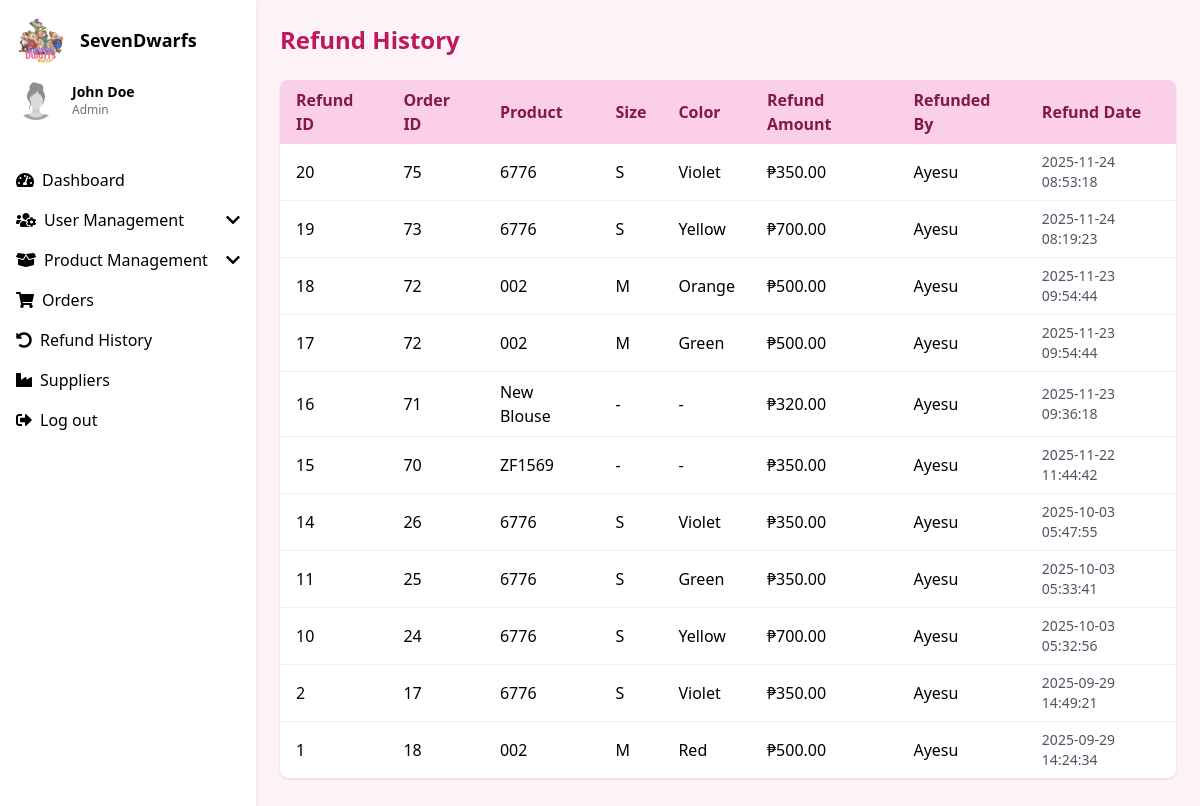
The app's page /refund_history.php (signed in), older data.
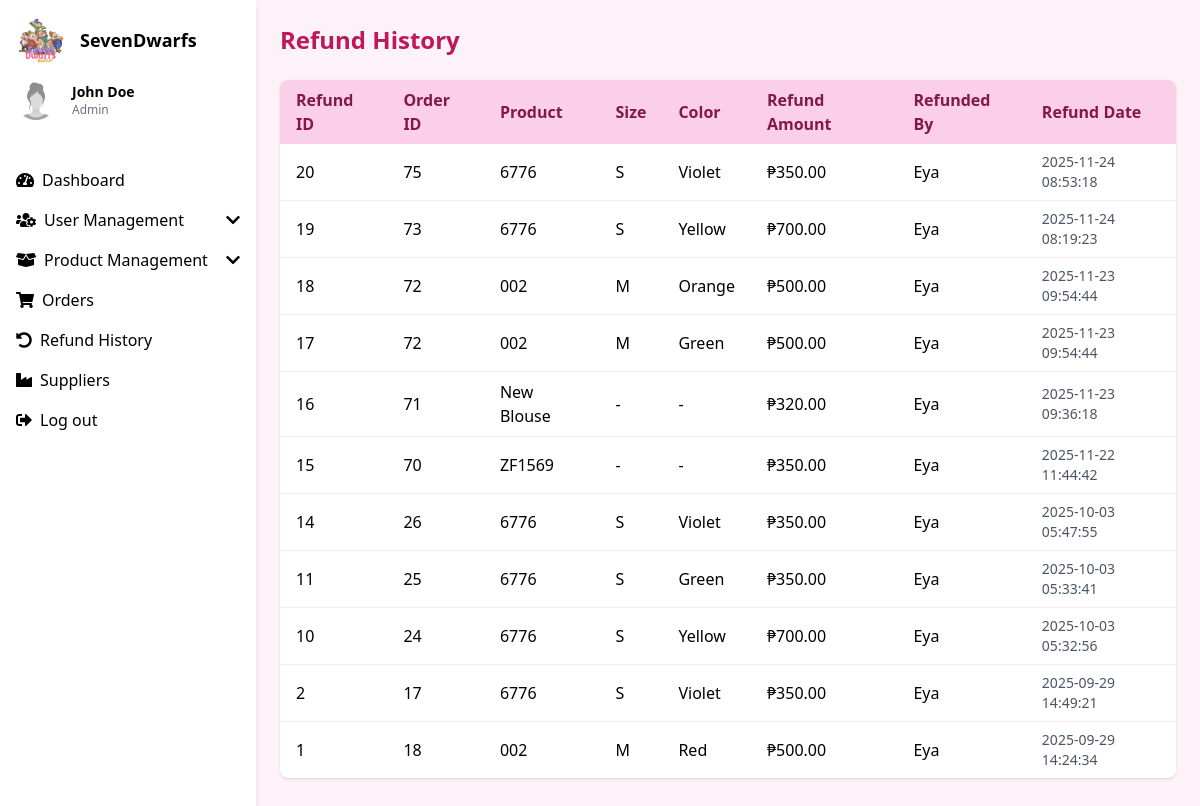
The same page, newer data.
### tables this page shows
CREATE TABLE `refunds` (
  `refund_id` int(11) NOT NULL,
  `order_id` int(11) NOT NULL,
  `order_item_id` int(11) DEFAULT NULL,
  `product_id` int(11) NOT NULL,
  `stock_id` int(11) DEFAULT NULL,
  `size_id` int(11) DEFAULT NULL,
  `color_id` int(11) DEFAULT NULL,
  `refund_amount` decimal(10,2) NOT NULL,
  `refunded_at` timestamp NOT NULL DEFAULT current_timestamp(),
  `refunded_by` int(11) DEFAULT NULL
);

CREATE TABLE `products` (
  `product_id` int(11) NOT NULL,
  `product_name` varchar(255) DEFAULT NULL,
  `description` text DEFAULT NULL,
  `price_id` int(11) DEFAULT NULL,
  `stocks` int(11) DEFAULT NULL,
  `category_id` int(11) DEFAULT NULL,
  `image_url` text DEFAULT NULL,
  `created_at` timestamp NOT NULL DEFAULT current_timestamp(),
  `supplier_id` int(11) DEFAULT NULL,
  `supplier_price` decimal(10,2) NOT NULL,
  `revenue` decimal(10,2) GENERATED ALWAYS AS (`price_id` - `supplier_price`) STORED,
  `sizes` varchar(255) DEFAULT NULL,
  `colors` varchar(255) DEFAULT NULL
);

CREATE TABLE `sizes` (
  `size_id` int(11) NOT NULL,
  `size` varchar(50) NOT NULL
);

CREATE TABLE `colors` (
  `color_id` int(11) NOT NULL,
  `color` varchar(50) NOT NULL
);

### refund_history.php (the view, shortened to what the changed rows need)
<?php
require 'conn.php';
$query = "
  SELECT
    r.refund_id,
    r.order_id,
    r.product_id,
    p.product_name,
    r.stock_id,
    s.current_qty AS stock_after,
    sz.size,
    c.color,
    r.refund_amount,
    r.refunded_at,
    a.username AS refunded_by
  FROM refunds r
  LEFT JOIN products p ON r.product_id = p.product_id
  LEFT JOIN stock s ON r.stock_id = s.stock_id
  LEFT JOIN sizes sz ON r.size_id = sz.size_id
  LEFT JOIN colors c ON r.color_id = c.color_id
  LEFT JOIN adminusers a ON r.refunded_by = a.admin_id
  ORDER BY r.refunded_at DESC
";
$result = $conn->query($query);
?>
<!DOCTYPE html>
<html lang="en">
<head>
  <script src="https://cdn.tailwindcss.com"></script>
  <link href="https://cdnjs.cloudflare.com/ajax/libs/font-awesome/5.15.3/css/all.min.css" rel="stylesheet" />
</head>
<body class="bg-pink-50 font-sans">
<div class="flex h-screen">
  <div class="w-64 bg-white shadow-md min-h-screen" x-data="{ userMenu: false, productMenu: false }">
    <div class="p-4">
      <div class="flex items-center space-x-4">
        <h2 class="text-lg font-semibold">SevenDwarfs</h2>
      </div>
    </div>
  </div>
  <div class="flex-1 p-6 overflow-y-auto">
    <h1 class="text-2xl font-bold text-pink-700 mb-6">Refund History</h1>
    <div class="bg-white shadow rounded-lg overflow-hidden">
      <table class="min-w-full table-auto border-collapse">
        <thead class="bg-pink-200 text-pink-900">
          <tr>
            <th class="px-4 py-2 text-left">Refund ID</th>
            <th class="px-4 py-2 text-left">Order ID</th>
            <th class="px-4 py-2 text-left">Product</th>
            <th class="px-4 py-2 text-left">Size</th>
            <th class="px-4 py-2 text-left">Color</th>
            <th class="px-4 py-2 text-left">Refund Amount</th>
            <th class="px-4 py-2 text-left">Refunded By</th>
            <th class="px-4 py-2 text-left">Refund Date</th>
          </tr>
        </thead>
        <tbody class="divide-y divide-pink-100">
          <?php if ($result->num_rows > 0): ?>
            <?php while ($row = $result->fetch_assoc()): ?>
              <tr class="hover:bg-pink-50">
                <td class="px-4 py-2"><?= htmlspecialchars($row['refund_id']) ?></td>
                <td class="px-4 py-2"><?= htmlspecialchars($row['order_id']) ?></td>
                <td class="px-4 py-2"><?= htmlspecialchars($row['product_name']) ?></td>
                <td class="px-4 py-2"><?= htmlspecialchars($row['size'] ?? '-') ?></td>
                <td class="px-4 py-2"><?= htmlspecialchars($row['color'] ?? '-') ?></td>
                <td class="px-4 py-2">₱<?= number_format($row['refund_amount'], 2) ?></td>
                <td class="px-4 py-2"><?= htmlspecialchars($row['refunded_by']) ?></td>
                <td class="px-4 py-2 text-sm text-gray-600"><?= htmlspecialchars($row['refunded_at']) ?></td>
              </tr>
            <?php endwhile; ?>
          <?php else: ?>
            <tr>
              <td colspan="8" class="px-4 py-4 text-center text-gray-500">No refunds recorded yet.</td>
            </tr>
          <?php endif; ?>
        </tbody>
      </table>
    </div>
  </div>
</div>
</body>
</html>

Row changes from the older to the newer data that the page shows:
changed through a linked row, refunds id 20: refunded_by.username "Ayesu" → "Eya"
changed through a linked row, refunds id 19: refunded_by.username "Ayesu" → "Eya"
changed through a linked row, refunds "Orange": refunded_by.username "Ayesu" → "Eya"
changed through a linked row, refunds id 17: refunded_by.username "Ayesu" → "Eya"
changed through a linked row, refunds "New Blouse": refunded_by.username "Ayesu" → "Eya"
changed through a linked row, refunds "ZF1569": refunded_by.username "Ayesu" → "Eya"
changed through a linked row, refunds id 14: refunded_by.username "Ayesu" → "Eya"
changed through a linked row, refunds id 11: refunded_by.username "Ayesu" → "Eya"
changed through a linked row, refunds id 10: refunded_by.username "Ayesu" → "Eya"
changed through a linked row, refunds id 2: refunded_by.username "Ayesu" → "Eya"
changed through a linked row, refunds "Red": refunded_by.username "Ayesu" → "Eya"
